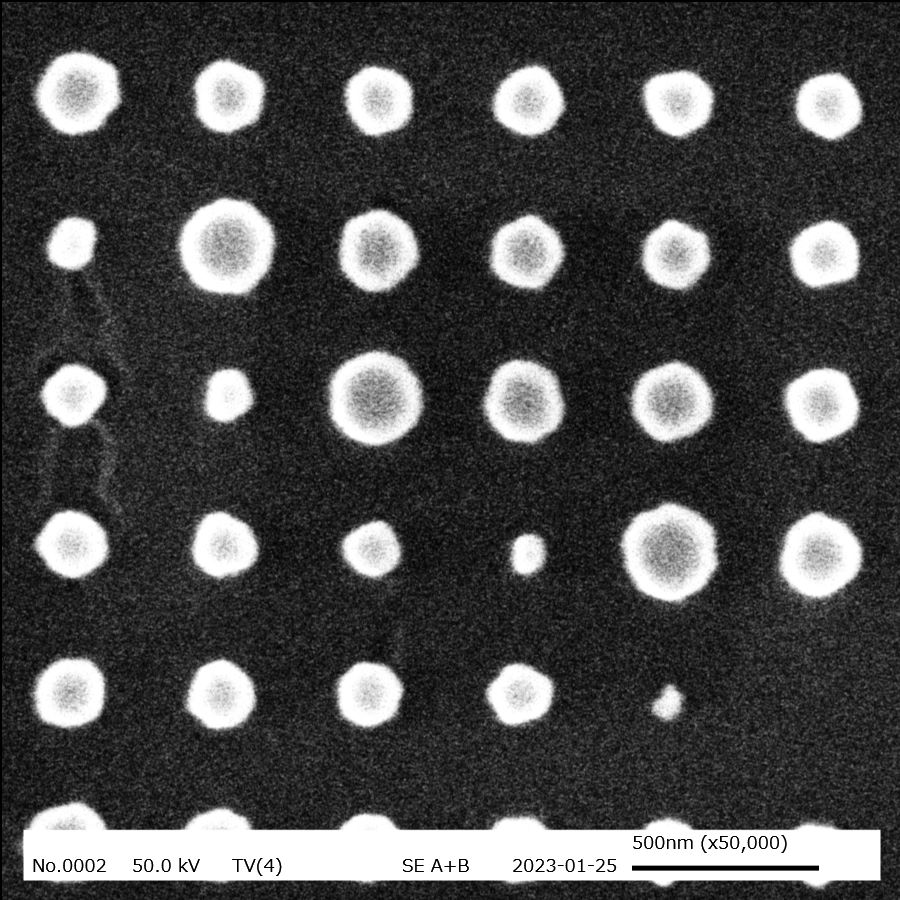
#> input picture docs/assets/images/No0002_.tif, 900 x 900 px, found by its file name
$ python Metasurface-IMG-Processing_Version02_mys.py
#> lines starting #> are read from the running program, lines starting #| are printed output that depends on the picture
# -*- coding: utf-8 -*-
"""
Created on Sun Oct 24 19:14:56 2021

@author: frfty
"""

import cv2
import numpy as np
import matplotlib.pyplot as plt

# =============================================================================
# FOR THE USER TO TYPE IN
# =============================================================================
scaling = 500 # make this a relatively big number. even if you need to change units
unit = 'nm'
#threshold=250
threshold=150 # change its value to adjust performance
path = 'C:/Users/shala/Desktop/_python codes/metasurface-sem-img-main/docs/assets/images/'
img_name = 'No0002_'
img_fullname = path + img_name+'.tif'
num_sizes = 10
# to filter out noise in the circle
# if a structure is less than this size in pixel area, it is not a circle
noiseThreshold = 500

# =============================================================================
# Read the original image
# =============================================================================
img = cv2.imread(img_fullname)
#> img is the input picture: shape (900, 900, 3); min 0, max 255, mean 75.5
imgcopy = img.copy()

# =============================================================================
# scaling
# =============================================================================

# Getting the height and width of the image
height = img.shape[0]
#> height = 900
width = img.shape[1]
#> width = 900
'''
# reading the image tick marks to get scaling factor
y = height-1 # self note - coordinates in y, x, c.
x = width-1
while img[y,x,0]==0: #get up to the y level of white ticks
    y-=1
y+=1
height=y
while img[y,x,0]==0: #go to the right edge of first white tick from left
    x-=1
first_tick = x

while img[y,x,0]!=0: #get past the white stripe
    x-=1
while img[y,x,0]==0: #get to the right edge of 2nd white tick from left
    x-=1
second_tick = x

# Calculation of units per pixel
perpixel = scaling/(10*(first_tick - second_tick))
'''
perpixel = 2.66 #inputed from ImageJ
print(perpixel, unit, 'per pixel')

# =============================================================================
# Cropping the image + edge detection
# =============================================================================

# Cropping the image to remove the bottom stripe
img_crop = img[0:height]

# Blur the image for better edge detection
img_blur = cv2.GaussianBlur(img_crop, (3,3), 100)

# Canny Edge Detection
edges = cv2.Canny(img_blur, threshold, threshold)
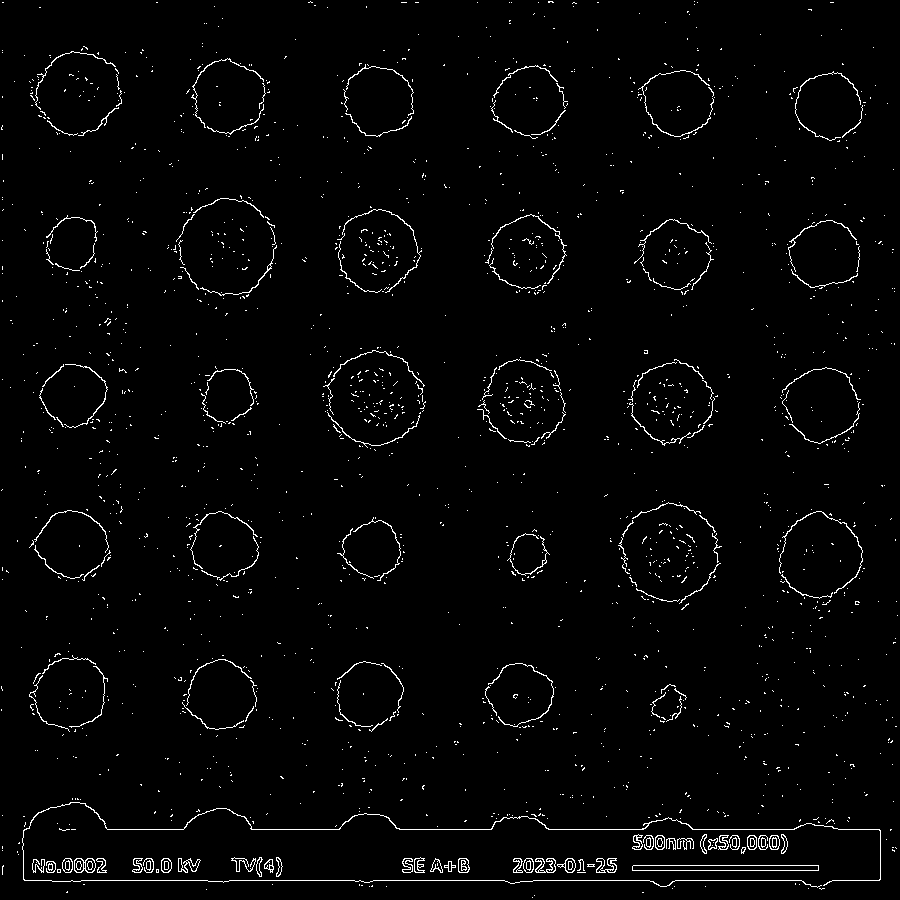
#> edges: shape (900, 900); 2.2% white in thin lines or dots
# Display Canny Edge Detection Image
# cv2.imshow('Canny Edge Detection', edges)

# =============================================================================
# Recursive methods to complete a circle
# =============================================================================

#> (the run stopped early here; a loop or call above may not have finished)
